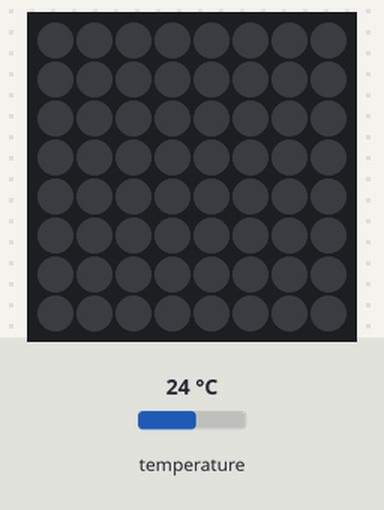
Recording of a program running on a simulated Raspberry Pi (BCM pin numbers) with a Sense HAT. Parts: the Sense HAT's 8×8 RGB LED matrix. The inputs (shaded band) are chosen by the test bench; at power-on: temperature 24 °C.

Above: at 1.2 s.
1.3 s: temperature set to 34.2 °C
2.8 s: temperature set to 35.6 °C
At 4.0 s:
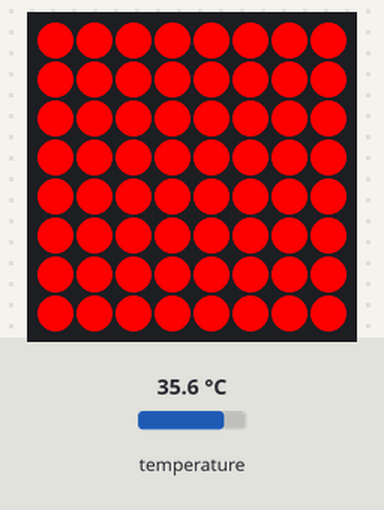
4.3 s: temperature set to 12 °C
At 5.3 s:
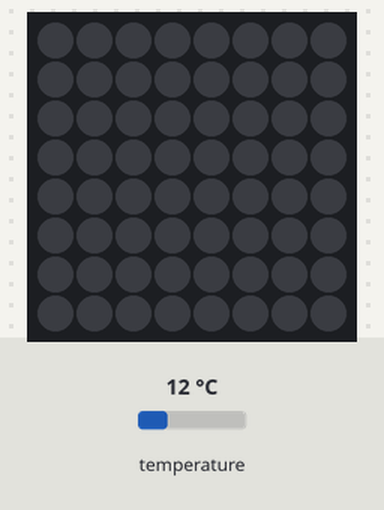
5.8 s: temperature set to 41 °C
At 6.4 s:
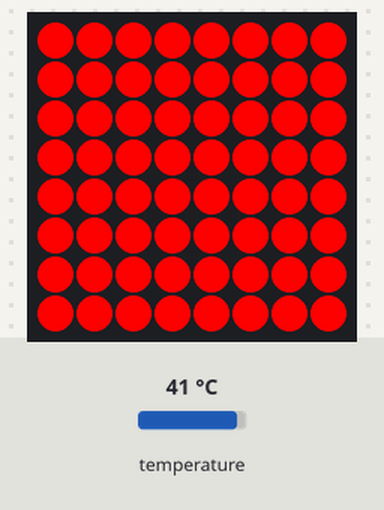
Timing chart, 0 to 8.3 s (numbered marks = the images above; inputs shaded):
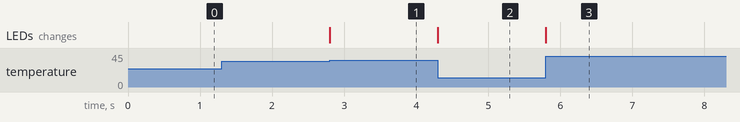

Measured:
- the behaviour switches between 35 and 35.1 °C on temperature (found by bisection; images 0 and 1)
- after the input at 1.3 s, every drawn part: stays the same
- after the input at 2.8 s, the LEDs: change at once (image 1)
- after the input at 4.3 s, the LEDs: change at once (image 2)
- after the input at 5.8 s, the LEDs: change at once (image 3)

The program:

program5.py
```python
from sense_hat import SenseHat

sense = SenseHat()

## LED に表示する色を定義する ##
R = [255, 0, 0]  # 赤。あつい時の色。[赤, 緑, 青] の順に、0から255の数値で色を表す。

## あつい時の LED の表示画面 ##
# 色を指定して、8 x 8 の画面のデータを用意している
hot = [
R, R, R, R, R, R, R, R,
R, R, R, R, R, R, R, R,
R, R, R, R, R, R, R, R,
R, R, R, R, R, R, R, R,
R, R, R, R, R, R, R, R,
R, R, R, R, R, R, R, R,
R, R, R, R, R, R, R, R,
R, R, R, R, R, R, R, R
]

## 連続して LED に表示する ##
while True:
    data = sense.temperature # 温度を知る
    if data > 35: # 35度よりもあつい時に
        sense.set_pixels(hot) # 画面に色を表示する
    else: # 35度よりもあつくない時に
        sense.clear() # 画面を消す
```
